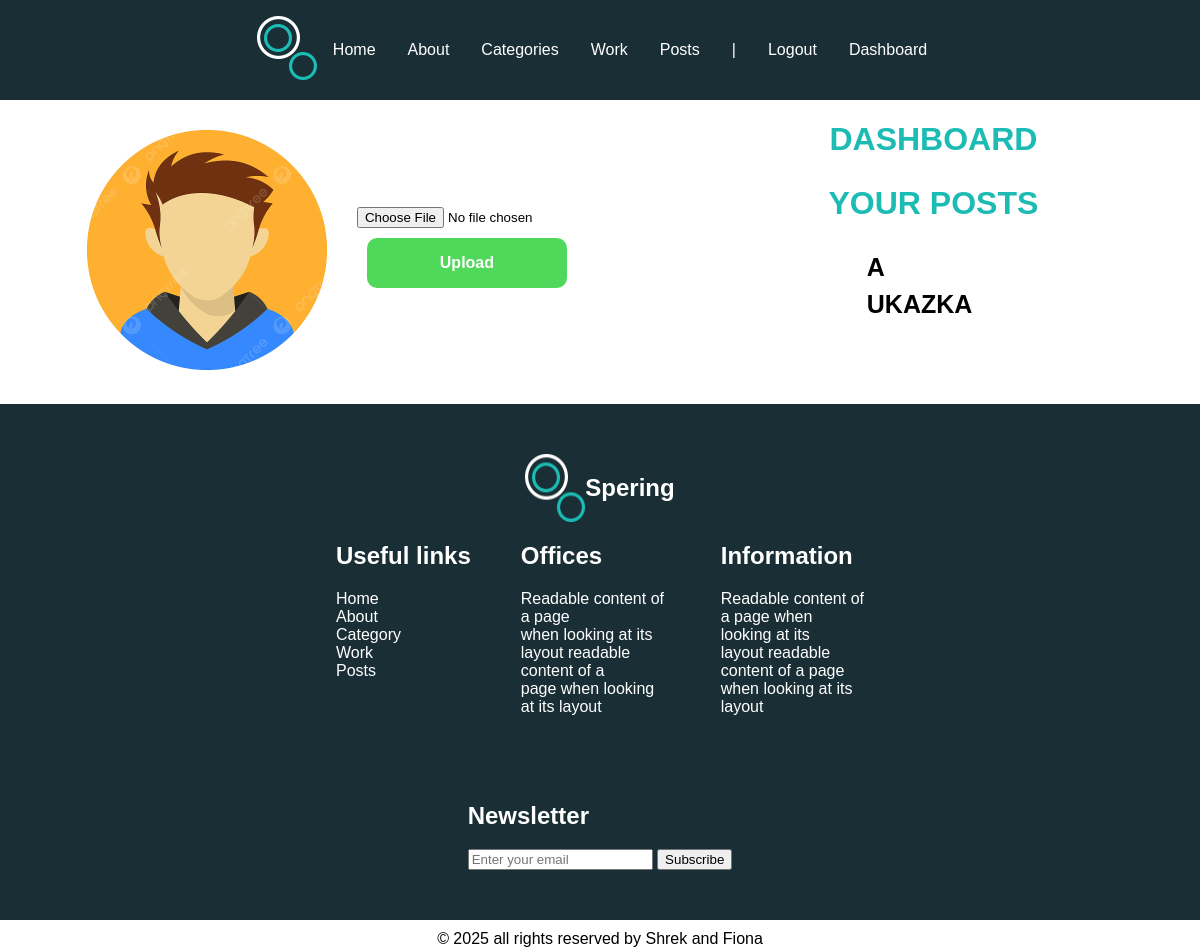
/dashboard/ (signed in), run on an earlier commit of the app's database.
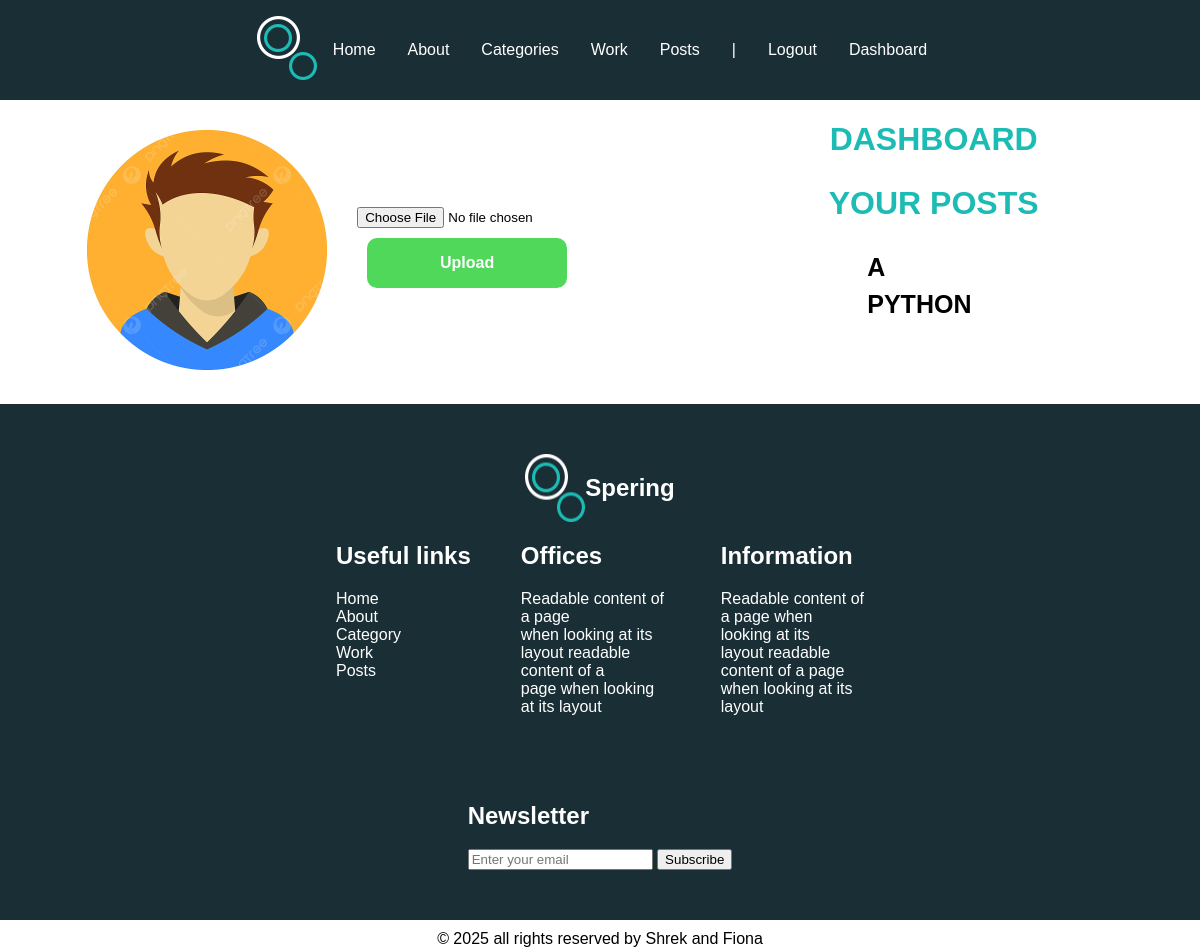
And on a later commit of the database.
### myApp/models.py (models this page shows, shortened)
class Post(models.Model):
    title = models.CharField(max_length=50)
    author_name = models.ForeignKey(User, on_delete=models.CASCADE)
    content = models.TextField(null=False, blank = False)
    created_at = models.DateTimeField(auto_now_add=True)
    update = models.DateTimeField(auto_now=True)
    genres = models.ManyToManyField(Genre)

### myApp/views.py (the view)
# urls.py: path('dashboard/', views.user_dashboard, name='user_dashboard'),
@login_required(login_url='login')
def user_dashboard(request):
    user_author_name = request.user.id
    user_posts = Post.objects.filter(author_name_id=user_author_name)
    context = {'user_posts': user_posts}
    return render(request, 'myApp/user_dashboard.html', context)

### myApp/context_processors.py (called while the page is built)
def genres_processor(request):
    return {'genres': Genre.objects.all()}

### myApp/templates/myApp/user_dashboard.html (shortened to what this page needs)
{% load static %}
<!DOCTYPE html>
<html lang="en">
<head>
    <link rel="stylesheet" href="{% static 'style.css' %}">
</head>
<body>
<div class="grid-layout container">
    {% include 'myApp/header.html' %}
    <div class="sidebar">
        <div class="avatar-upload">
        <img id="avatarImage" src="{% if user.profile.avatar %}{{ user.profile.avatar.url }}{% else %}{% static 'images/default-avatar.png' %}{% endif %}" class="avatarImage" alt="User Avatar">        </div>
        <form id="avatarForm" method="post" enctype="multipart/form-data">
            <input type="file" id="avatarInput" name="avatar">
            <button type="submit" class="btn1">Upload</button>
        </form>
    </div>
    <div class="main">
    <h1 class="genreName">Dashboard</h1>
    <h2 class="genreName">Your Posts</h2>
    {% if user_posts %}
        <ul class="postsUser">
            {% for post in user_posts %}
                <li>
                    <a class="liA" href="{% url 'post_detail' post.id %}">{{ post.title }}</a>
                </li>
            {% endfor %}
        </ul>
    {% else %}
        <p class="dashboardP">No posts yet?</p>
        <a class="btn2" href="{% url 'create_post' %}">Create one</a>
    {% endif %}
</div>
    {% include 'myApp/footer.html' %}
</div>
</body>
</html>

What changed in the data, as far as the page shows it:
no longer on this page (row edited): Post: title "UKAZKA"
added Post: title "PYTHON"
